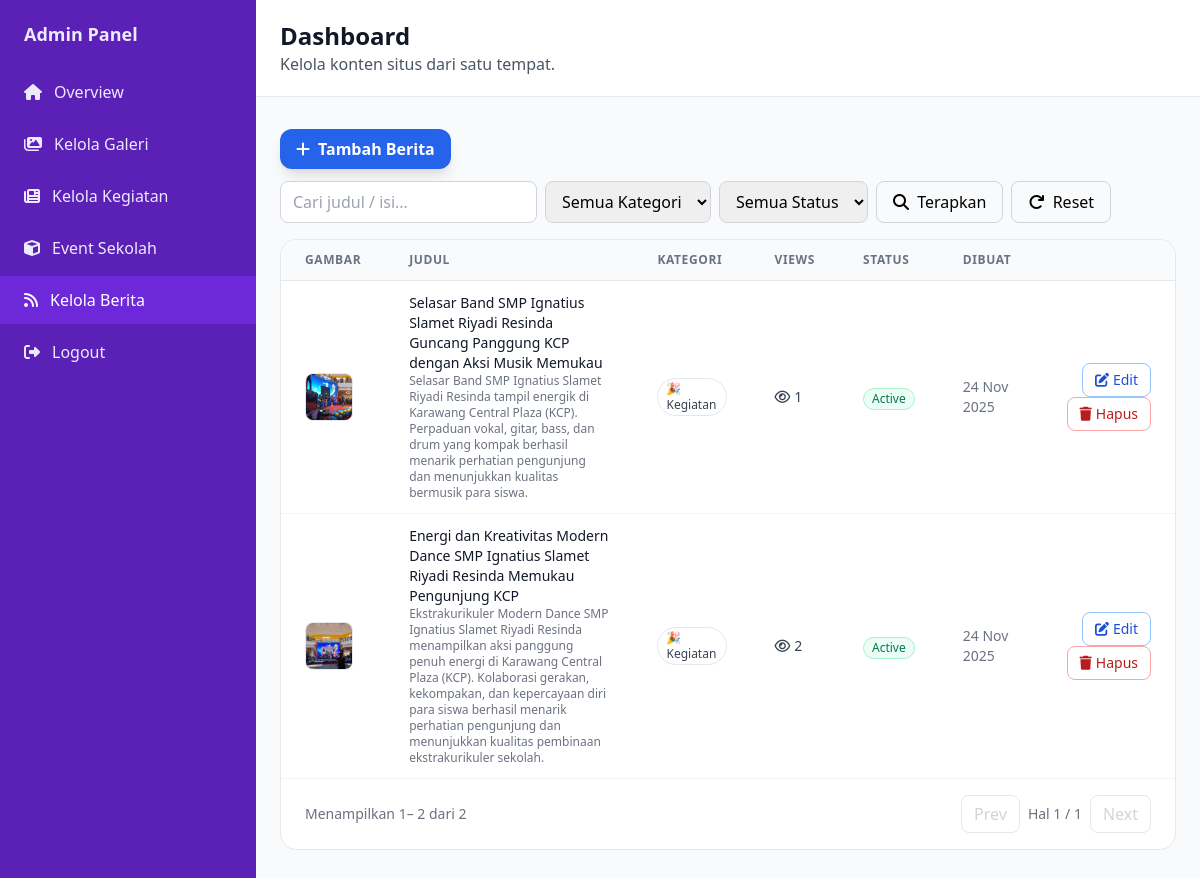
Page /admin/dashboard_berita.php?tab=berita (signed in) on the committed database.
### tables this page shows
CREATE TABLE `berita` (
  `id` int(11) NOT NULL,
  `title` varchar(255) NOT NULL,
  `slug` varchar(255) NOT NULL,
  `excerpt` text DEFAULT NULL,
  `content` longtext DEFAULT NULL,
  `image_path` varchar(500) DEFAULT NULL,
  `category` enum('akademik','prestasi','kegiatan','pengumuman') NOT NULL DEFAULT 'akademik',
  `status` enum('active','inactive') NOT NULL DEFAULT 'active',
  `views` int(11) DEFAULT 0,
  `author_id` int(11) DEFAULT NULL,
  `created_at` timestamp NULL DEFAULT current_timestamp(),
  `updated_at` timestamp NULL DEFAULT NULL ON UPDATE current_timestamp()
);

### models/Berita.php (called while the page is built, shortened)
<?php
require_once __DIR__ . '/../config/database.php';
class Berita {
  private $db;
  private $table = 'berita';
  public function __construct() {
    $database = new Database();
    $this->db = $database->getConnection();
  }
  public function all($filters = []) {
    $sql = "SELECT b.*, a.full_name as author_name
            FROM {$this->table} b
            LEFT JOIN admins a ON b.author_id = a.id
            WHERE 1=1";
    $params = [];
    $sql .= " ORDER BY b.created_at DESC";
    $stmt = $this->db->prepare($sql);
    $stmt->execute($params);
    return $stmt->fetchAll(PDO::FETCH_ASSOC);
  }
}

### config/database.php (called while the page is built, shortened)
<?php
class Database {
    private $host;
    private $port;
    private $db_name;
    private $username;
    private $password;
    public function __construct() {
        $this->host = getenv("MYSQLHOST") ?: "localhost";
        $this->port = getenv("MYSQLPORT") ?: "3306";
        $this->db_name = getenv("MYSQLDATABASE") ?: "isr_school";
        $this->username = getenv("MYSQLUSER") ?: "root";
        $this->password = getenv("MYSQLPASSWORD") ?: "";
    }
    public function getConnection() {
        $this->conn = null;
        try {
            $dsn = "mysql:host={$this->host};port={$this->port};dbname={$this->db_name};charset=utf8mb4";
            $this->conn = new PDO($dsn, $this->username, $this->password, [
                PDO::ATTR_ERRMODE => PDO::ERRMODE_EXCEPTION,
                PDO::ATTR_DEFAULT_FETCH_MODE => PDO::FETCH_ASSOC
            ]);
        } catch(PDOException $exception) {
            echo "Connection error: " . $exception->getMessage();
        }
        return $this->conn;
    }
}
?>

### admin/dashboard_berita.php (the view, shortened to what this page needs)
<?php
if (!function_exists('berita_src')) {
  function berita_src($p) {
    $p = trim((string)$p);
    $p = ltrim(str_replace('\\','/',$p), '/');
    return '../' . $p;
  }
}
require_once __DIR__ . '/../models/Kegiatan.php';
require_once __DIR__ . '/../models/Berita.php';
function h($s){ return htmlspecialchars((string)$s, ENT_QUOTES, 'UTF-8'); }
$tab = $_GET['tab'] ?? 'overview';
$tabk = $_GET['tab'] ?? 'overview';
$btab = $_GET['tab'] ?? 'overview';
$bq = trim($_GET['bq'] ?? '');
$bcat = $_GET['bcat'] ?? '';
$bstatus = $_GET['bstatus'] ?? '';
$bpage = max(1, (int)($_GET['bpage'] ?? 1));
$bPerPage = 10;
$beritaModel = new Berita();
$bFilters = ['q'=>$bq?:null,'category'=>$bcat?:null,'status'=>$bstatus?:null];
$bAll = $beritaModel->all($bFilters);
$bTotal = count($bAll);
$bPages = max(1, (int)ceil($bTotal / $bPerPage));
$bOffset = ($bpage - 1) * $bPerPage;
$bItems = array_slice($bAll, $bOffset, $bPerPage);
$bCatLabels = ['akademik'=>'Akademik','prestasi'=>'Prestasi','kegiatan'=>'Kegiatan','pengumuman'=>'Pengumuman'];
?>
<!DOCTYPE html>
<html lang="id">
<head>
  <link rel="stylesheet" href="https://cdn.jsdelivr.net/npm/tailwindcss@2.2.19/dist/tailwind.min.css">
  <link rel="stylesheet" href="https://cdnjs.cloudflare.com/ajax/libs/font-awesome/6.5.0/css/all.min.css">
</head>
<body class="bg-gray-50 min-h-screen">
  <div class="flex">
    <aside class="w-64 bg-purple-800 text-purple-100 min-h-screen">
      <div class="px-6 py-5 text-lg font-bold">Admin Panel</div>
      <nav class="space-y-1">
        <a href="#" id="link-overview" class="flex items-center px-6 py-3 hover:bg-purple-700 hover:text-white <?= $tab==='overview'?'bg-purple-700 text-white':'' ?>">
          <i class="fas fa-home mr-3"></i> Overview
        </a>
        <a href="./dashboard.php?tab=gallery" id="link-gallery" class="flex items-center px-6 py-3 hover:bg-purple-700 hover:text-white <?= $tab==='gallery'?'bg-purple-700 text-white':'' ?>">
          <i class="fas fa-images mr-3"></i> Kelola Galeri
        </a>
        <a href="./dashboard.php?tab=kegiatan" id="link-kegiatan" class="flex items-center px-6 py-3 hover:bg-purple-700 hover:text-white <?= $tabk==='kegiatan'?'bg-purple-700 text-white':'' ?>">
          <i class="fas fa-newspaper mr-3"></i> Kelola Kegiatan
        </a>
        <a href="./dashboard.php?tab=render" id="link-render" class="flex items-center px-6 py-3 hover:bg-purple-700 hover:text-white <?= $tab==='render'?'bg-purple-700 text-white':'' ?>">
          <i class="fas fa-cube mr-3"></i> Event Sekolah
        </a>
        <a href="#" id="link-berita" class="flex items-center px-6 py-3 hover:bg-purple-700 hover:text-white <?= $btab==='berita'?'bg-purple-700 text-white':'' ?>">
          <i class="fas fa-rss mr-3"></i> Kelola Berita
        </a>
        <a href="logout.php" class="flex items-center px-6 py-3 hover:bg-purple-700 hover:text-white">
          <i class="fas fa-right-from-bracket mr-3"></i> Logout
        </a>
      </nav>
    </aside>
    <main class="flex-1">
      <header class="bg-white border-b border-gray-200">
        <div class="max-w-7xl mx-auto px-6 py-5">
          <h1 class="text-2xl font-extrabold text-gray-900">Dashboard</h1>
          <p class="text-gray-600">Kelola konten situs dari satu tempat.</p>
        </div>
      </header>
      <div class="max-w-7xl mx-auto px-6 py-8">
        <section id="tab-berita" class="<?= ($btab==='berita') ? '' : 'hidden' ?>">
          <div class="flex flex-wrap items-center gap-3 mb-4">
            <a href="?tab=berita&bmode=create" class="inline-flex items-center px-4 py-2 rounded-xl bg-blue-600 text-white hover:bg-blue-700 font-semibold shadow-lg">
              <i class="fas fa-plus mr-2"></i> Tambah Berita
            </a>
            <form method="get" class="flex flex-wrap items-center gap-2">
              <input type="text" name="bq" value="<?= h($bq) ?>" placeholder="Cari judul / isi..." class="px-3 py-2 rounded-lg border border-gray-300">
              <select name="bcat" class="px-3 py-2 rounded-lg border border-gray-300">
                <option value="">Semua Kategori</option>
              </select>
              <select name="bstatus" class="px-3 py-2 rounded-lg border border-gray-300">
                <option value="">Semua Status</option>
              </select>
              <button class="px-4 py-2 rounded-lg border border-gray-300 hover:bg-gray-50">
                <i class="fas fa-search mr-1"></i> Terapkan
              </button>
              <a href="dashboard_berita.php?tab=berita" class="px-4 py-2 rounded-lg border border-gray-300 hover:bg-gray-50">
                <i class="fas fa-redo mr-1"></i> Reset
              </a>
            </form>
          </div>
          <div class="bg-white rounded-2xl border border-gray-200 overflow-hidden">
            <div class="overflow-x-auto">
              <table class="min-w-full divide-y divide-gray-200">
                <thead class="bg-gray-50">
                  <tr class="text-left text-xs font-semibold text-gray-500 uppercase tracking-wider">
                    <th class="px-6 py-3">Gambar</th>
                    <th class="px-6 py-3">Judul</th>
                    <th class="px-6 py-3">Kategori</th>
                    <th class="px-6 py-3">Views</th>
                    <th class="px-6 py-3">Status</th>
                    <th class="px-6 py-3">Dibuat</th>
                    <th class="px-6 py-3"></th>
                  </tr>
                </thead>
                <tbody class="bg-white divide-y divide-gray-100">
                  <?php if (!$bItems): ?>
                    <tr><td colspan="7" class="px-6 py-6 text-center text-gray-500">Belum ada berita.</td></tr>
                  <?php else: foreach ($bItems as $p): ?>
                    <tr class="hover:bg-gray-50">
                      <td class="px-6 py-3">
                        <?php if (!empty($p['image_path'])): ?>
                          <img src="<?= h(berita_src($p['image_path'] ?? '')) ?>" class="h-12 w-12 object-cover rounded-lg border border-gray-200" alt="" onerror="this.onerror=null;this.src=\'../assets/img/placeholder.png\';">
                        <?php else: ?>
                          <div class="h-12 w-12 rounded-lg bg-gradient-to-br from-blue-400 to-blue-600 border border-gray-200"></div>
                        <?php endif; ?>
                      </td>
                      <td class="px-6 py-3">
                        <div class="text-sm font-medium text-gray-900"><?= h($p['title']) ?></div>
                        <?php if (!empty($p['excerpt'])): ?>
                          <div class="text-xs text-gray-500 line-clamp-1"><?= h($p['excerpt']) ?></div>
                        <?php endif; ?>
                      </td>
                      <td class="px-6 py-3 text-sm text-gray-700">
                        <span class="inline-flex items-center px-2 py-0.5 rounded-full text-xs font-medium border">
                          <?php
                            $catIcons = ['akademik'=>'📚','prestasi'=>'🏆','kegiatan'=>'🎉','pengumuman'=>'📢'];
                            echo ($catIcons[$p['category']] ?? '📰') . ' ';
                          ?>
                          <?= h($bCatLabels[strtolower($p['category'] ?? '')] ?? 'Berita') ?>
                        </span>
                      </td>
                      <td class="px-6 py-3 text-sm text-gray-700">
                        <span class="inline-flex items-center">
                          <i class="far fa-eye mr-1"></i> <?= number_format($p['views']) ?>
                        </span>
                      </td>
                      <td class="px-6 py-3">
                        <span class="inline-flex items-center px-2 py-0.5 rounded-full text-xs font-medium border <?= $p['status']==='active'?'bg-green-50 text-green-700 border-green-200':'bg-gray-50 text-gray-700 border-gray-200' ?>">
                          <?= h(ucfirst($p['status'])) ?>
                        </span>
                      </td>
                      <td class="px-6 py-3 text-sm text-gray-500">
                        <?= !empty($p['created_at']) ? h(date('d M Y', strtotime($p['created_at']))) : '-' ?>
                      </td>
                      <td class="px-6 py-3 text-right">
                        <a href="?tab=berita&bmode=edit&bid=<?= (int)$p['id'] ?>&bq=<?= urlencode($bq) ?>&bcat=<?= urlencode($bcat) ?>&bstatus=<?= urlencode($bstatus) ?>&bpage=<?= (int)$bpage ?>"
                          class="inline-flex items-center px-3 py-1.5 text-sm rounded-lg border border-blue-300 text-blue-700 hover:bg-blue-50">
                          <i class="fas fa-edit mr-1"></i> Edit
                        </a>
                        <form action="?tab=berita&bmode=delete" method="post" class="inline" onsubmit="return confirm('Hapus berita ini?')">
                          <button class="inline-flex items-center px-3 py-1.5 text-sm rounded-lg border border-red-300 text-red-700 hover:bg-red-50">
                            <i class="fas fa-trash mr-1"></i> Hapus
                          </button>
                        </form>
                      </td>
                    </tr>
                  <?php endforeach; endif; ?>
                </tbody>
              </table>
            </div>
            <div class="px-6 py-4 flex items-center justify-between border-t border-gray-100">
              <div class="text-sm text-gray-500">
                Menampilkan <span class="font-medium"><?= $bTotal ? ($bOffset+1) : 0 ?></span>–
                <span class="font-medium"><?= min($bOffset + $bPerPage, $bTotal) ?></span> dari
                <span class="font-medium"><?= $bTotal ?></span>
              </div>
              <div class="flex items-center gap-2">
                <?php
                  $bBase = ['tab'=>'berita','bq'=>$bq,'bcat'=>$bcat,'bstatus'=>$bstatus];
                  $bPrev = $bpage>1 ? '?'.http_build_query($bBase+['bpage'=>$bpage-1]) : '';
                  $bNext = $bpage<$bPages ? '?'.http_build_query($bBase+['bpage'=>$bpage+1]) : '';
                ?>
                <a href="<?= $bPrev?:'javascript:void(0)' ?>" class="px-3 py-1.5 rounded-lg border <?= $bPrev?'border-gray-300 hover:bg-gray-50 text-gray-700':'border-gray-200 text-gray-300 cursor-not-allowed' ?>">Prev</a>
                <span class="text-sm text-gray-500">Hal <?= (int)$bpage ?> / <?= (int)$bPages ?></span>
                <a href="<?= $bNext?:'javascript:void(0)' ?>" class="px-3 py-1.5 rounded-lg border <?= $bNext?'border-gray-300 hover:bg-gray-50 text-gray-700':'border-gray-200 text-gray-300 cursor-not-allowed' ?>">Next</a>
              </div>
            </div>
          </div>
        </section>
      </div>
    </main>
  </div>
</body>
</html>

### rows in the picture
berita: image_path (picture), title "Selasar Band SMP Ignatius Slamet Riyadi Resinda Guncang Panggung KCP dengan Aksi Musik Memukau", excerpt "Selasar Band SMP Ignatius Slamet Riyadi Resinda tampil energik di Karawang Central Plaza (KCP). Perpaduan vokal, gitar, bass, dan drum yang kompak berhasil menarik perhatian pengunjung dan menunjukkan kualitas bermusik para siswa.", category "🎉", category "Kegiatan", views "1", status "Active", created_at "24 Nov 2025"
berita: image_path (picture), title "Energi dan Kreativitas Modern Dance SMP Ignatius Slamet Riyadi Resinda Memukau Pengunjung KCP", excerpt "Ekstrakurikuler Modern Dance SMP Ignatius Slamet Riyadi Resinda menampilkan aksi panggung penuh energi di Karawang Central Plaza (KCP). Kolaborasi gerakan, kekompakan, dan kepercayaan diri para siswa berhasil menarik perhatian pengunjung dan menunjukkan kualitas pembinaan ekstrakurikuler sekolah.", category "🎉", category "Kegiatan", views "2", status "Active", created_at "24 Nov 2025"

### other values in the picture
$bOffset+1 "1"
min($bOffset + $bPerPage, $bTotal) "2"
$bTotal "2"
$bpage "1"
$bPages "1"
